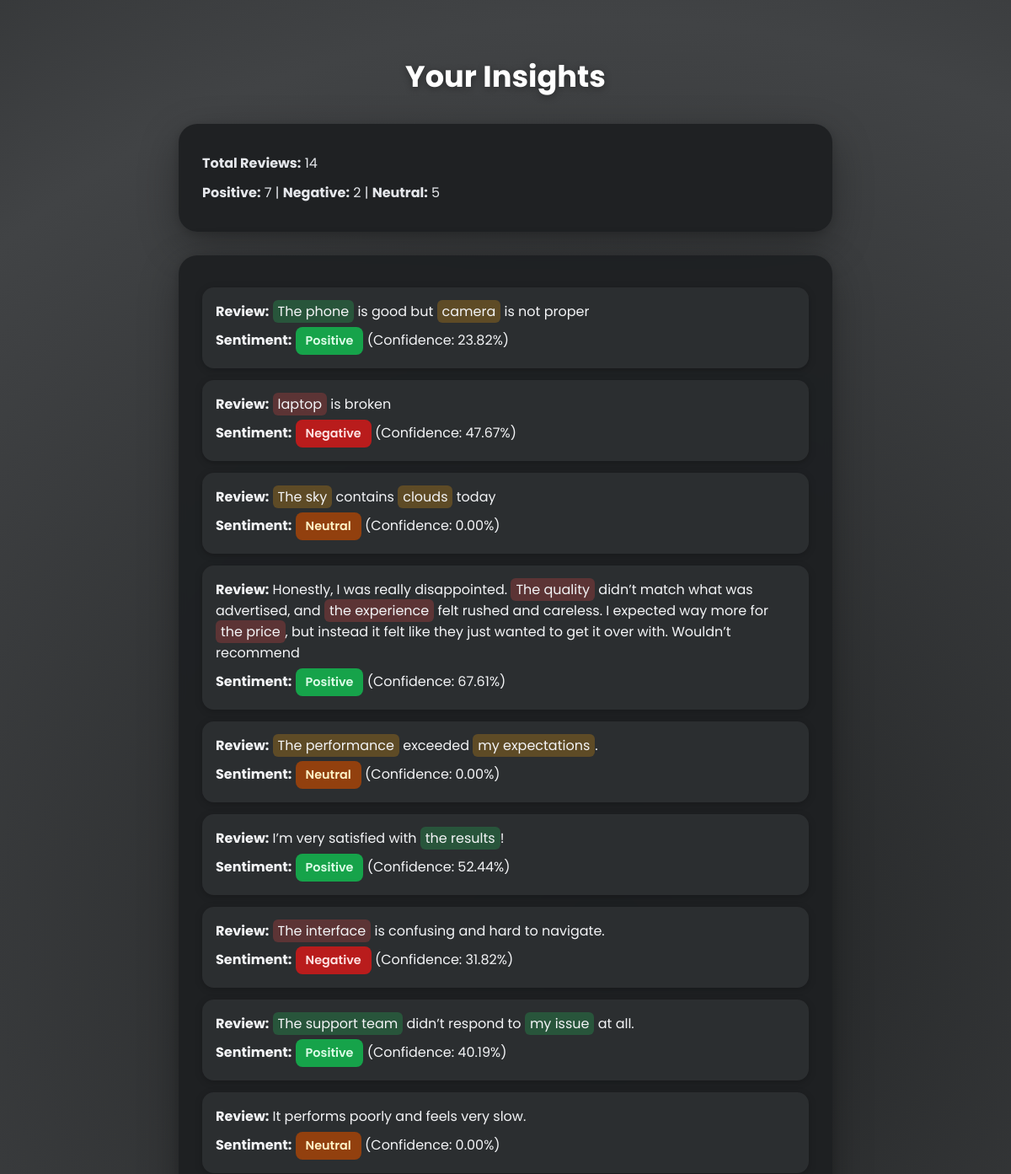
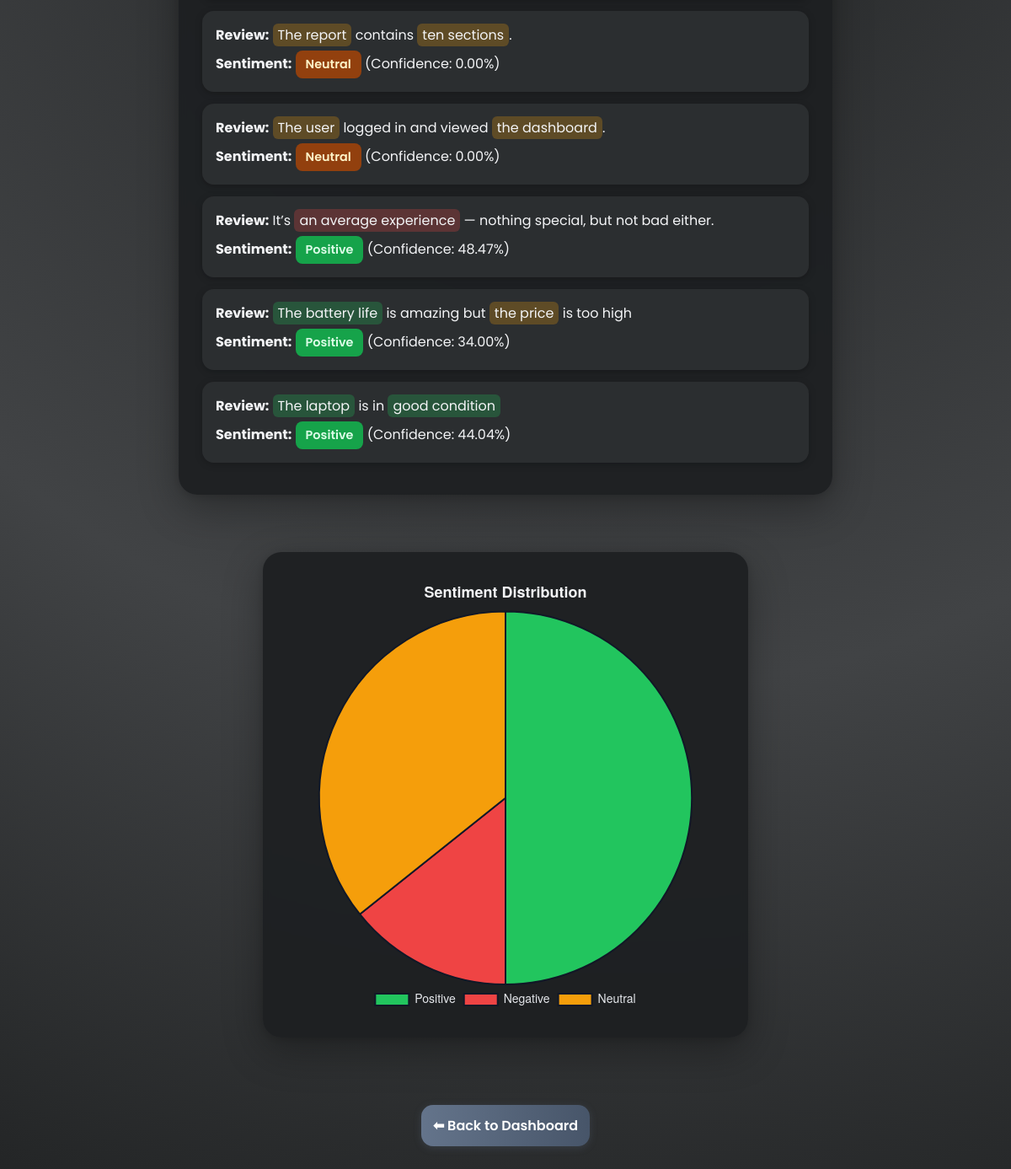
/insights (signed in), run on the app's committed database (2 pictures, top to bottom).
### module.py (models this page shows)
class Review(db.Model):
    __tablename__ = "review"
    id = db.Column(db.Integer, primary_key=True)
    user_id = db.Column(db.Integer, db.ForeignKey("user.id"), nullable=False)
    content = db.Column(db.Text, nullable=False)
    sentiment = db.Column(db.String(20))  # sentiment analysis
    confidence  = db.Column(db.Float)     # confidence score
    created_at = db.Column(db.DateTime, default=datetime.utcnow)  # ✅ review timestamp
    aspect_sentiments = db.Column(db.JSON, nullable=True)
    user = db.relationship("User", back_populates="reviews")

### app.py (the view)
@app.route("/insights")
@login_required
def insights():
    if current_user.is_admin:
        return redirect(url_for("admin"))
    reviews = Review.query.filter_by(user_id=current_user.id).all()
    for review in reviews:
        aspects = review.aspect_sentiments.get("aspects", {}) if review.aspect_sentiments else {}
        review.highlighted_content = highlight_aspects(review.content, aspects)
    positive = sum(1 for r in reviews if r.sentiment == "positive")
    negative = sum(1 for r in reviews if r.sentiment == "negative")
    neutral = sum(1 for r in reviews if r.sentiment == "neutral")
    return render_template("insights.html",
                           reviews=reviews,
                           positive=positive,
                           negative=negative,
                           neutral=neutral,
                           total_reviews=len(reviews))

### app.py (called while the page is built)
@login_manager.user_loader
def load_user(user_id):
    return User.query.get(int(user_id))

def highlight_aspects(text, aspects):
    for aspect, sentiment in aspects.items():
        pattern = re.compile(re.escape(aspect), re.IGNORECASE)
        text = pattern.sub(f'<span class="highlight-{sentiment}">\\g<0></span>', text)
    return text

### templates/insights.html (shortened to what this page needs)
<!DOCTYPE html>
<html lang="en">
<head>
</head>
<body>
  <h1>Your Insights</h1>
  <div class="card summary">
    <p><strong>Total Reviews:</strong> {{ total_reviews }}</p>
    <p><strong>Positive:</strong> {{ positive }} | <strong>Negative:</strong> {{ negative }} | <strong>Neutral:</strong> {{ neutral }}</p>
  </div>
  {% if reviews %}
    <div class="card">
      <ul>
        {% for review in reviews %}
          <li>
            <strong>Review:</strong> {{ review.highlighted_content | safe }} <br>
            <strong>Sentiment:</strong>
            <span class="sentiment {{ review.sentiment }}">
              {{ review.sentiment|capitalize }}
            </span> (Confidence: {{ "%.2f"|format(review.confidence) }}%)
          </li>
        {% endfor %}
      </ul>
    </div>
  {% else %}
    <div class="card">
      <p style="text-align:center;">No reviews yet.</p>
    </div>
  {% endif %}
  <div id="chartContainer">
    <canvas id="insightsChart"></canvas>
  </div>
  <a href="{{ url_for('dashboard') }}" class="btn-back">⬅ Back to Dashboard</a>
  <script>
    document.addEventListener('DOMContentLoaded', () => {
      const ctx = document.getElementById('insightsChart').getContext('2d');
      new Chart(ctx, {
        type: 'pie',
        data: {
          labels: ['Positive','Negative','Neutral'],
          datasets: [{
            data: [{{ positive }}, {{ negative }}, {{ neutral }}],
            backgroundColor: ['#22c55e','#ef4444','#f59e0b'],
            borderColor:'#111827',
            borderWidth:2
          }]
        },
        options: {
          responsive:true,
          plugins:{
            title:{ display:true, text:'Sentiment Distribution', color:'#f3f4f6', font:{ size:18, weight:"bold" } },
            legend:{ position:'bottom', labels:{ color:'#e5e7eb', font:{ size:14 } } }
          }
        }
      });
    });
  </script>
</body>
</html>

### templates/insights.html (style rules this page uses)
body { margin:0; font-family: "Poppins", sans-serif; background: radial-gradient(circle at 60% 40%, #232526 0%, #414345 60%, #232526 100%); min-height:100vh; color:#f3f4f6; display:flex; flex-direction:column; align-items:center; padding:40px 20px; }
h1 { text-align:center; margin-bottom:30px; font-size:2.2rem; font-weight:700; color:#fff; text-shadow:0 2px 8px rgba(0,0,0,0.35); }
.card { background: rgba(30,32,34,0.95); border-radius:22px; box-shadow:0 16px 48px rgba(0,0,0,0.3), 0 2px 12px rgba(0,0,0,0.15); backdrop-filter:blur(4px); padding:24px 28px; margin-bottom:28px; width:100%; max-width:720px; transition:box-shadow 0.2s; }
.summary p { margin:10px 0; font-size:1rem; color:#e5e7eb; }
ul { list-style:none; padding:0; margin:0; }
li { background: rgba(45,47,49,0.95); margin:14px 0; padding:16px; border-radius:14px; box-shadow:0 2px 8px rgba(0,0,0,0.22); transition: transform 0.2s ease, box-shadow 0.2s ease; }
.sentiment { font-weight:600; padding:6px 12px; border-radius:8px; font-size:0.9rem; display:inline-block; margin-top:6px; }
.positive { background:#16a34a; color:#dcfce7; }
.negative { background:#b91c1c; color:#fee2e2; }
.neutral { background:#92400e; color:#fef3c7; }
.highlight-positive { background: rgba(34,197,94,0.25); padding:2px 6px; border-radius:6px; }
.highlight-negative { background: rgba(239,68,68,0.25); padding:2px 6px; border-radius:6px; }
.highlight-neutral { background: rgba(245,158,11,0.25); padding:2px 6px; border-radius:6px; }
#chartContainer { background: rgba(30,32,34,0.95); border-radius:22px; box-shadow:0 16px 48px rgba(0,0,0,0.3),0 2px 12px rgba(0,0,0,0.15); backdrop-filter:blur(4px); padding:28px; width:100%; max-width:520px; margin:40px auto; transition:box-shadow 0.2s; }
.btn-back { display: block; width: 200px; text-align: center; margin: 40px auto 0; background: linear-gradient(90deg, #64748b 0%, #475569 100%); color: #fff; text-decoration: none; padding: 12px 0; border-radius: 14px; font-weight: 600; box-shadow: 0 2px 10px rgba(100,116,139,0.25); transition: 0.3s; }

### data on the page
Review: highlighted_content "The phone is good but camera is not proper", sentiment "Positive", confidence "23.82"
Review: highlighted_content "laptop is broken", sentiment "Negative", confidence "47.67"
Review: highlighted_content "The sky contains clouds today", sentiment "Neutral", confidence "0.00"
Review: highlighted_content "Honestly, I was really disappointed. The quality didn’t match what was advertised, and the experience felt rushed and careless. I expected way more for the price , but instead it felt like they just wanted to get it over with. Wouldn’t recommend", sentiment "Positive", confidence "67.61"
Review: highlighted_content "The performance exceeded my expectations .", sentiment "Neutral", confidence "0.00"
Review: highlighted_content "I’m very satisfied with the results !", sentiment "Positive", confidence "52.44"
Review: highlighted_content "The interface is confusing and hard to navigate.", sentiment "Negative", confidence "31.82"
Review: highlighted_content "The support team didn’t respond to my issue at all.", sentiment "Positive", confidence "40.19"
Review: highlighted_content "It performs poorly and feels very slow.", sentiment "Neutral", confidence "0.00"
Review: highlighted_content "The report contains ten sections .", sentiment "Neutral", confidence "0.00"
Review: highlighted_content "The user logged in and viewed the dashboard .", sentiment "Neutral", confidence "0.00"
Review: highlighted_content "It’s an average experience — nothing special, but not bad either.", sentiment "Positive", confidence "48.47"
Review: highlighted_content "The battery life is amazing but the price is too high", sentiment "Positive", confidence "34.00"
Review: highlighted_content "The laptop is in good condition", sentiment "Positive", confidence "44.04"

### other printed values
{{ total_reviews }} "14"
{{ positive }} "7"
{{ negative }} "2"
{{ neutral }} "5"
chart data {{ positive }} 7
chart data {{ negative }} 2
chart data {{ neutral }} 5
